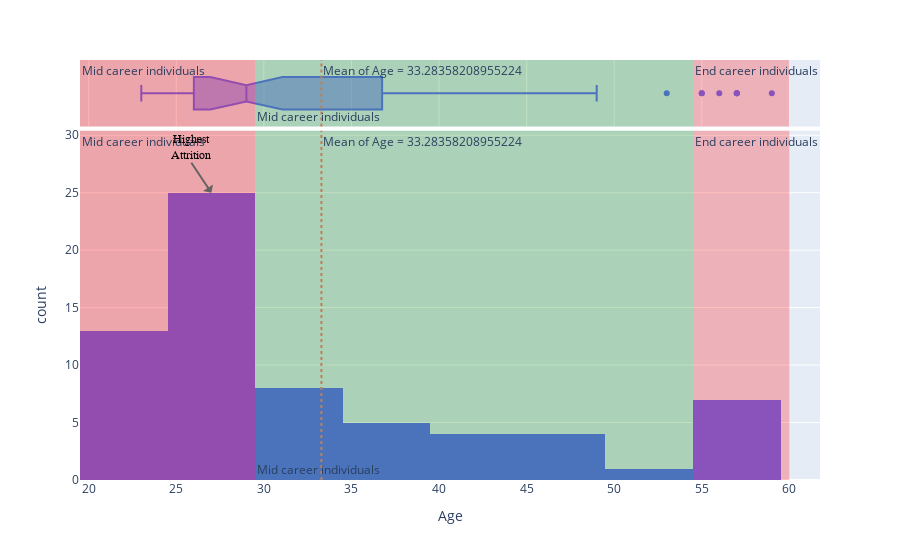

Notebook code cell kept with this figure:
### Markdown cell above
### Exploratory Data Analysis

### Code cell
## Understanding the age of employees who left the company

fig_age = px.histogram(df,'Age', marginal = 'box')
fig_age.add_vline(x = df['Age'].mean(), line_dash = "dot",line_color = "salmon",annotation_text= "Mean of Age = "+str(df['Age'].mean()))
fig_age.add_vrect(x0 = 19.5, x1 =29.5,annotation_text="Mid career individuals", annotation_position="top left",
              fillcolor="red", opacity=0.3, line_width=0)
fig_age.add_vrect(x0 = 29.5, x1 =54.5,annotation_text="Mid career individuals", annotation_position="bottom left",
              fillcolor="green", opacity=0.25, line_width=0)
fig_age.add_vrect(x0 = 54.5, x1 = 60,annotation_text="End career individuals", annotation_position="top left",
              fillcolor="red", opacity=0.25, line_width=0)

fig_age.add_annotation( x=27, y=25, text=f'Highest<br>Attrition', yanchor='bottom', showarrow=True, arrowhead=1, arrowsize=1, arrowwidth=2, arrowcolor="#636363", ax=-20, ay=-30, font=dict(size=12, color="Black", family="Courier New, monospace"))
fig_age.show()

### Figure 1 — Plotly figure (JSON) as saved in the notebook; plotly's stock layout.template omitted (floating-point values rounded to 4 significant figures)
{"data": [{"alignmentgroup": "True", "bingroup": "x", "hovertemplate": "Age=%{x}<br>count=%{y}<extra></extra>", "legendgroup": "", "marker": {"color": "#636efa", "pattern": {"shape": ""}}, "name": "", "offsetgroup": "", "orientation": "v", "showlegend": false, "type": "histogram", "x": [53, 37, 44, 57, 57, 49, 45, 59, 36, 40, 55, 35, 30, 35, 40, 27, 31, 25, 49, 24, 26, 55, 23, 23, 29, 57, 27, 29, 24, 29, 24, 24, 28, 29, 33, 23, 23, 23, 28, 42, 48, 24, 34, 24, 28, 27, 33, 28, 26, 28, 32, 26, 33, 27, 56, 28, 25, 26, 31, 26, 28, 35, 29, 25, 24, 28, 24], "xaxis": "x", "yaxis": "y"}, {"alignmentgroup": "True", "hovertemplate": "Age=%{x}<extra></extra>", "legendgroup": "", "marker": {"color": "#636efa"}, "name": "", "notched": true, "offsetgroup": "", "showlegend": false, "type": "box", "x": [53, 37, 44, 57, 57, 49, 45, 59, 36, 40, 55, 35, 30, 35, 40, 27, 31, 25, 49, 24, 26, 55, 23, 23, 29, 57, 27, 29, 24, 29, 24, 24, 28, 29, 33, 23, 23, 23, 28, 42, 48, 24, 34, 24, 28, 27, 33, 28, 26, 28, 32, 26, 33, 27, 56, 28, 25, 26, 31, 26, 28, 35, 29, 25, 24, 28, 24], "xaxis": "x2", "yaxis": "y2"}], "layout": {"annotations": [{"showarrow": false, "text": "Mean of Age = 33.28358208955224", "x": 33.28, "xanchor": "left", "xref": "x", "y": 1, "yanchor": "top", "yref": "y domain"}, {"showarrow": false, "text": "Mean of Age = 33.28358208955224", "x": 33.28, "xanchor": "left", "xref": "x2", "y": 1, "yanchor": "top", "yref": "y2 domain"}, {"showarrow": false, "text": "Mid career individuals", "x": 19.5, "xanchor": "left", "xref": "x", "y": 1, "yanchor": "top", "yref": "y domain"}, {"showarrow": false, "text": "Mid career individuals", "x": 19.5, "xanchor": "left", "xref": "x2", "y": 1, "yanchor": "top", "yref": "y2 domain"}, {"showarrow": false, "text": "Mid career individuals", "x": 29.5, "xanchor": "left", "xref": "x", "y": 0, "yanchor": "bottom", "yref": "y domain"}, {"showarrow": false, "text": "Mid career individuals", "x": 29.5, "xanchor": "left", "xref": "x2", "y": 0, "yanchor": "bottom", "yref": "y2 domain"}, {"showarrow": false, "text": "End career individuals", "x": 54.5, "xanchor": "left", "xref": "x", "y": 1, "yanchor": "top", "yref": "y domain"}, {"showarrow": false, "text": "End career individuals", "x": 54.5, "xanchor": "left", "xref": "x2", "y": 1, "yanchor": "top", "yref": "y2 domain"}, {"arrowcolor": "#636363", "arrowhead": 1, "arrowsize": 1, "arrowwidth": 2, "ax": -20, "ay": -30, "font": {"color": "Black", "family": "Courier New, monospace", "size": 12}, "showarrow": true, "text": "Highest<br>Attrition", "x": 27, "y": 25, "yanchor": "bottom"}], "barmode": "relative", "legend": {"tracegroupgap": 0}, "margin": {"t": 60}, "shapes": [{"line": {"color": "salmon", "dash": "dot"}, "type": "line", "x0": 33.28, "x1": 33.28, "xref": "x", "y0": 0, "y1": 1, "yref": "y domain"}, {"line": {"color": "salmon", "dash": "dot"}, "type": "line", "x0": 33.28, "x1": 33.28, "xref": "x2", "y0": 0, "y1": 1, "yref": "y2 domain"}, {"fillcolor": "red", "line": {"width": 0}, "opacity": 0.3, "type": "rect", "x0": 19.5, "x1": 29.5, "xref": "x", "y0": 0, "y1": 1, "yref": "y domain"}, {"fillcolor": "red", "line": {"width": 0}, "opacity": 0.3, "type": "rect", "x0": 19.5, "x1": 29.5, "xref": "x2", "y0": 0, "y1": 1, "yref": "y2 domain"}, {"fillcolor": "green", "line": {"width": 0}, "opacity": 0.25, "type": "rect", "x0": 29.5, "x1": 54.5, "xref": "x", "y0": 0, "y1": 1, "yref": "y domain"}, {"fillcolor": "green", "line": {"width": 0}, "opacity": 0.25, "type": "rect", "x0": 29.5, "x1": 54.5, "xref": "x2", "y0": 0, "y1": 1, "yref": "y2 domain"}, {"fillcolor": "red", "line": {"width": 0}, "opacity": 0.25, "type": "rect", "x0": 54.5, "x1": 60, "xref": "x", "y0": 0, "y1": 1, "yref": "y domain"}, {"fillcolor": "red", "line": {"width": 0}, "opacity": 0.25, "type": "rect", "x0": 54.5, "x1": 60, "xref": "x2", "y0": 0, "y1": 1, "yref": "y2 domain"}], "xaxis": {"anchor": "y", "domain": [0, 1], "title": {"text": "Age"}}, "xaxis2": {"anchor": "y2", "domain": [0, 1], "matches": "x", "showgrid": true, "showticklabels": false}, "yaxis": {"anchor": "x", "domain": [0, 0.8316], "title": {"text": "count"}}, "yaxis2": {"anchor": "x2", "domain": [0.8416, 1], "matches": "y2", "showgrid": false, "showline": false, "showticklabels": false, "ticks": ""}}}
